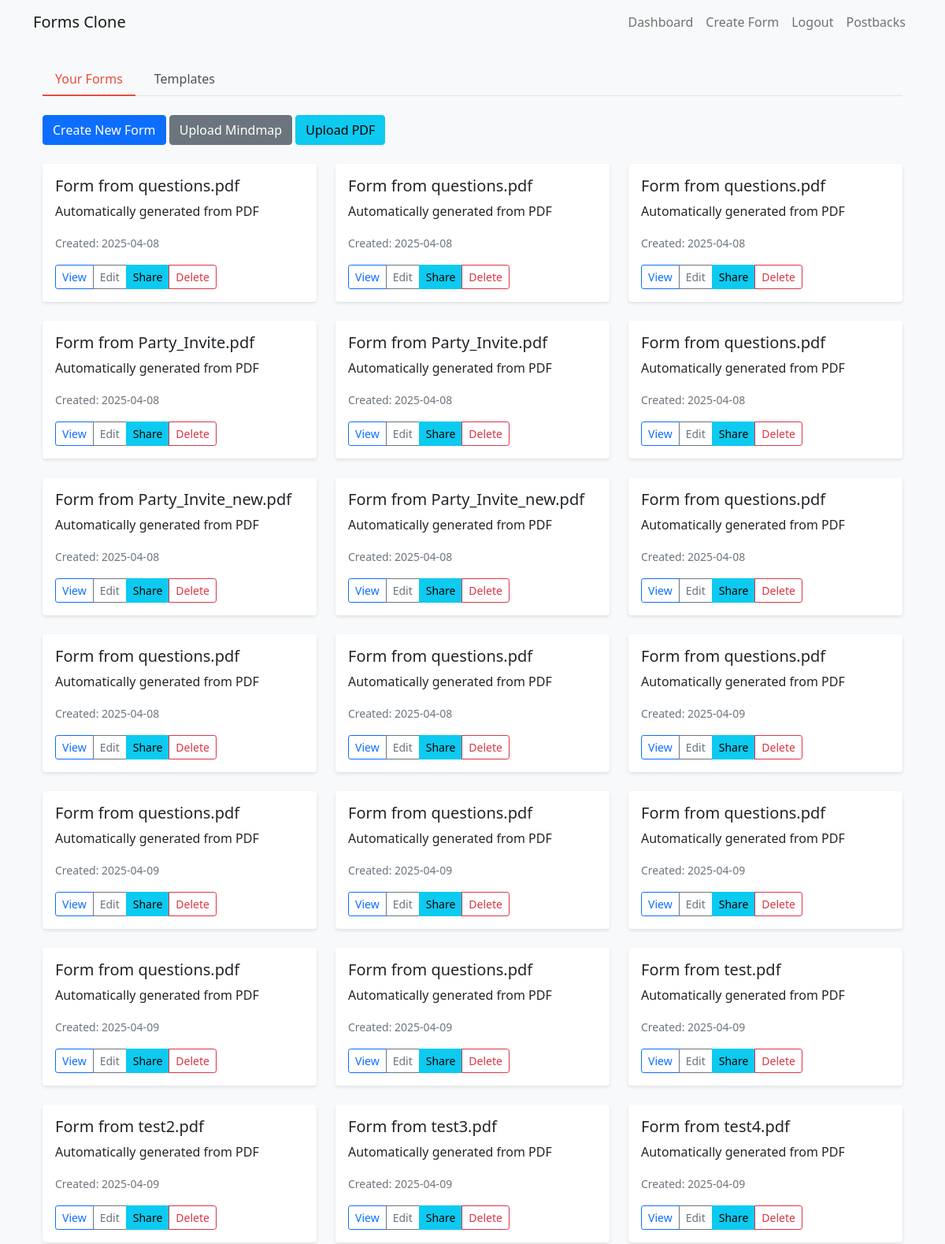
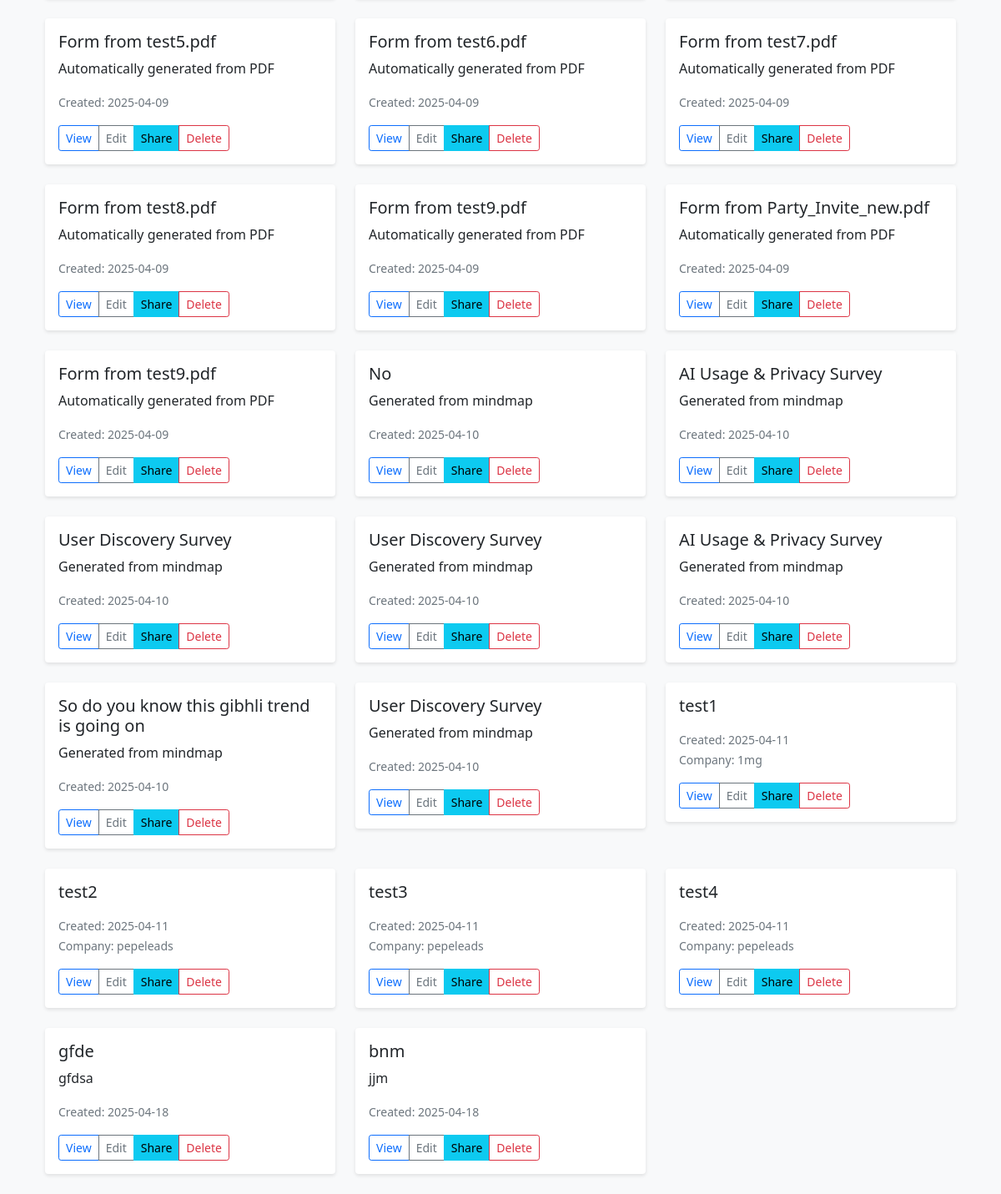
The page /dashboard (signed in) on the database its author committed (2 pictures, top to bottom).
### app.py (models this page shows)
class Form(db.Model):
    id = db.Column(db.Integer, primary_key=True)
    title = db.Column(db.String(200), nullable=False)
    description = db.Column(db.Text)
    created_at = db.Column(db.DateTime, default=datetime.utcnow)
    user_id = db.Column(db.Integer, db.ForeignKey('user.id', name='fk_form_user'), nullable=False)
    company_id = db.Column(db.Integer, db.ForeignKey('company.id', name='fk_form_company'), nullable=True)
    questions = db.relationship('Question', backref='form', lazy=True, cascade='all, delete-orphan')
    responses = db.relationship('Response', backref='form', lazy=True, cascade='all, delete-orphan')

class Company(db.Model):
    id = db.Column(db.Integer, primary_key=True)
    name = db.Column(db.String(100), nullable=False)
    referral_code = db.Column(db.String(50), unique=True, nullable=False)
    forms = db.relationship('Form', backref='company', lazy=True)

### app.py (the view)
@app.route('/dashboard')
@login_required
def dashboard():
    try:
        forms = Form.query.filter_by(user_id=current_user.id).all()
        predefined_templates = FormTemplate.query.filter_by(is_public=True).all()
        user_templates = []
        if hasattr(current_user, 'templates'):
            user_templates = current_user.templates
        all_templates = list(user_templates) + list(predefined_templates)
        print(f"Forms: {len(forms)}, Templates: {len(all_templates)}")
        return render_template('dashboard.html', forms=forms, templates=all_templates)
    except Exception as e:
        print(f"Error in dashboard route: {str(e)}")
        return render_template('dashboard.html', forms=[], templates=[])

### app.py (called while the page is built)
@login_manager.user_loader
def load_user(user_id):
    return User.query.get(int(user_id))

### templates/dashboard.html (shortened to what this page needs)
{% extends "base.html" %}
{% block content %}
<div class="container mt-4">
    <ul class="nav nav-tabs mb-4" id="dashboardTabs" role="tablist">
        <li class="nav-item" role="presentation">
            <button class="nav-link active" id="forms-tab" data-bs-toggle="tab" data-bs-target="#forms" type="button" role="tab">
                Your Forms
            </button>
        </li>
        <li class="nav-item" role="presentation">
            <button class="nav-link" id="templates-tab" data-bs-toggle="tab" data-bs-target="#templates" type="button" role="tab">
                Templates
            </button>
        </li>
    </ul>
    <div class="tab-content" id="dashboardTabsContent">
        <div class="tab-pane fade show active" id="forms" role="tabpanel">
            <div class="row mb-4">
                <div class="col">
                    <a href="{{ url_for('create_form') }}" class="btn btn-primary">Create New Form</a>
                    <a href="{{ url_for('upload_mindmap') }}" class="btn btn-secondary">Upload Mindmap</a>
                    <a href="{{ url_for('upload_pdf') }}" class="btn btn-info">Upload PDF</a>
                </div>
            </div>
            <div class="row">
                {% for form in forms %}
                <div class="col-md-4 mb-4">
                    <div class="card">
                        <div class="card-body">
                            <h5 class="card-title">{{ form.title }}</h5>
                            <p class="card-text">{{ form.description }}</p>
                            <p class="card-text">
                                <small class="text-muted">
                                    Created: {{ form.created_at.strftime('%Y-%m-%d') }}
                                    {% if form.company %}
                                    <br>Company: {{ form.company.name }}
                                    {% endif %}
                                </small>
                            </p>
                            <div class="btn-group">
                                <a href="{{ url_for('view_form', form_id=form.id) }}" class="btn btn-sm btn-outline-primary">View</a>
                                <a href="{{ url_for('edit_form', form_id=form.id) }}" class="btn btn-sm btn-outline-secondary">Edit</a>
                                <a href="{{ url_for('share_form', form_id=form.id) }}" class="btn btn-sm btn-info">Share</a>
                                <button type="button" class="btn btn-sm btn-outline-danger"
                                        onclick="confirmDelete({{ form.id }}, '{{ form.title }}')">Delete</button>
                            </div>
                        </div>
                    </div>
                </div>
                {% endfor %}
            </div>
        </div>
    </div>
</div>
{% endblock %}

### static/css/style.css (style rules this page uses)
body { background-color: #f8f9fa; }
.card { box-shadow: 0 2px 4px rgba(0, 0, 0, 0.1); border: none; }
.card-title { margin-bottom: 0.5rem; font-weight: 500; }

### templates/dashboard.html (style rules this page uses)
.nav-tabs .nav-link { color: #495057; border: none; padding: 0.5rem 1rem; margin-right: 0.5rem; }
.nav-tabs .nav-link.active { color: #e74c3c; border-bottom: 2px solid #e74c3c; background: none; }

### rows shown on the page
Form: title "Form from questions.pdf", description "Automatically generated from PDF", created_at "2025-04-08"
Form: title "Form from questions.pdf", description "Automatically generated from PDF", created_at "2025-04-08"
Form: title "Form from questions.pdf", description "Automatically generated from PDF", created_at "2025-04-08"
Form: title "Form from Party_Invite.pdf", description "Automatically generated from PDF", created_at "2025-04-08"
Form: title "Form from Party_Invite.pdf", description "Automatically generated from PDF", created_at "2025-04-08"
Form: title "Form from questions.pdf", description "Automatically generated from PDF", created_at "2025-04-08"
Form: title "Form from Party_Invite_new.pdf", description "Automatically generated from PDF", created_at "2025-04-08"
Form: title "Form from Party_Invite_new.pdf", description "Automatically generated from PDF", created_at "2025-04-08"
Form: title "Form from questions.pdf", description "Automatically generated from PDF", created_at "2025-04-08"
Form: title "Form from questions.pdf", description "Automatically generated from PDF", created_at "2025-04-08"
Form: title "Form from questions.pdf", description "Automatically generated from PDF", created_at "2025-04-08"
Form: title "Form from questions.pdf", description "Automatically generated from PDF", created_at "2025-04-09"
Form: title "Form from questions.pdf", description "Automatically generated from PDF", created_at "2025-04-09"
Form: title "Form from questions.pdf", description "Automatically generated from PDF", created_at "2025-04-09"
Form: title "Form from questions.pdf", description "Automatically generated from PDF", created_at "2025-04-09"
Form: title "Form from questions.pdf", description "Automatically generated from PDF", created_at "2025-04-09"
Form: title "Form from questions.pdf", description "Automatically generated from PDF", created_at "2025-04-09"
Form: title "Form from test.pdf", description "Automatically generated from PDF", created_at "2025-04-09"
Form: title "Form from test2.pdf", description "Automatically generated from PDF", created_at "2025-04-09"
Form: title "Form from test3.pdf", description "Automatically generated from PDF", created_at "2025-04-09"
Form: title "Form from test4.pdf", description "Automatically generated from PDF", created_at "2025-04-09"
Form: title "Form from test5.pdf", description "Automatically generated from PDF", created_at "2025-04-09"
Form: title "Form from test6.pdf", description "Automatically generated from PDF", created_at "2025-04-09"
Form: title "Form from test7.pdf", description "Automatically generated from PDF", created_at "2025-04-09"
Form: title "Form from test8.pdf", description "Automatically generated from PDF", created_at "2025-04-09"
Form: title "Form from test9.pdf", description "Automatically generated from PDF", created_at "2025-04-09"
Form: title "Form from Party_Invite_new.pdf", description "Automatically generated from PDF", created_at "2025-04-09"
Form: title "Form from test9.pdf", description "Automatically generated from PDF", created_at "2025-04-09"
Form: title "No", description "Generated from mindmap", created_at "2025-04-10"
Form: title "AI Usage & Privacy Survey", description "Generated from mindmap", created_at "2025-04-10"
Form: title "User Discovery Survey", description "Generated from mindmap", created_at "2025-04-10"
Form: title "User Discovery Survey", description "Generated from mindmap", created_at "2025-04-10"
Form: title "AI Usage & Privacy Survey", description "Generated from mindmap", created_at "2025-04-10"
Form: title "So do you know this gibhli trend is going on", description "Generated from mindmap", created_at "2025-04-10"
Form: title "User Discovery Survey", description "Generated from mindmap", created_at "2025-04-10"
Form: title "test1", created_at "2025-04-11", company.name "1mg"
Form: title "test2", created_at "2025-04-11", company.name "pepeleads"
Form: title "test3", created_at "2025-04-11", company.name "pepeleads"
Form: title "test4", created_at "2025-04-11", company.name "pepeleads"
Form: title "gfde", description "gfdsa", created_at "2025-04-18"
Form: title "bnm", description "jjm", created_at "2025-04-18"
